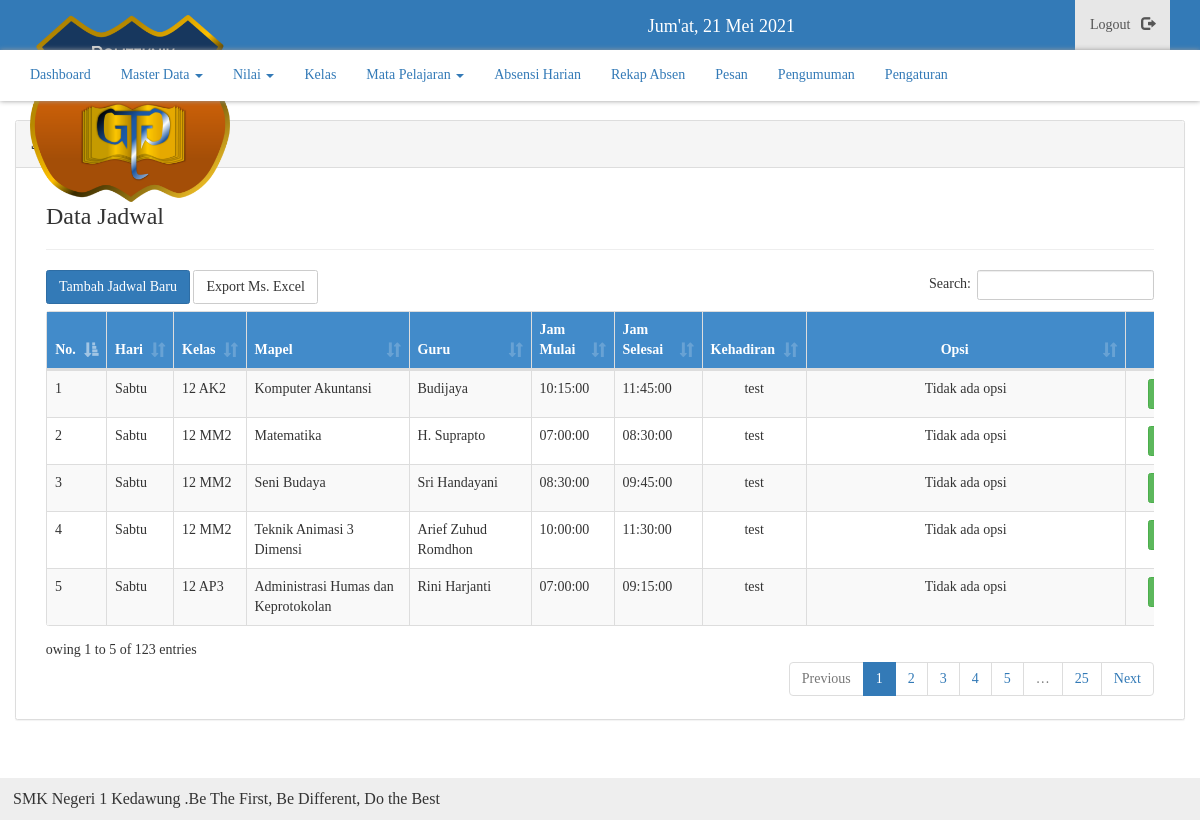
The page /admin/jadwal (signed in) on the database its author committed.
### tables this page shows
CREATE TABLE `tbl_jadwal` (
  `id` int(11) NOT NULL,
  `hari` int(11) NOT NULL,
  `kelas` int(11) NOT NULL,
  `mapel` int(11) NOT NULL,
  `guru` int(11) NOT NULL,
  `jam_mulai` time NOT NULL,
  `jam_selesai` time NOT NULL,
  `kehadiran` int(11) NOT NULL,
  `ds` int(11) NOT NULL
);

CREATE TABLE `tbl_hari` (
  `id` int(11) NOT NULL,
  `nama_hari` varchar(32) NOT NULL,
  `ds` int(11) NOT NULL
);

CREATE TABLE `tbl_kelas` (
  `id` int(11) NOT NULL,
  `nama_kelas` varchar(32) NOT NULL,
  `paket` enum('Akuntansi','Administrasi Perkantoran','Multimedia','Pemasaran','Perbankan','Usaha Perjalanan Wisata') NOT NULL,
  `wali_kelas` varchar(255) NOT NULL,
  `ds` int(11) NOT NULL
);

CREATE TABLE `tbl_mapel` (
  `id` int(11) NOT NULL,
  `kode_mapel` varchar(20) NOT NULL,
  `nama_mapel` varchar(100) NOT NULL,
  `kelas` int(5) NOT NULL,
  `paket` varchar(255) NOT NULL,
  `kelompok` varchar(20) NOT NULL,
  `ds` int(11) NOT NULL
);

CREATE TABLE `tbl_guru` (
  `id` int(11) NOT NULL,
  `id_card` varchar(100) NOT NULL,
  `password` varchar(255) NOT NULL,
  `nip` varchar(100) NOT NULL,
  `nama_guru` varchar(32) NOT NULL,
  `jenis_ptk` enum('Guru','Guru Mapel','Tata Usaha','Tim IT','Lainnya') NOT NULL,
  `wali_kelas` enum('1','0') NOT NULL DEFAULT '0',
  `hadir` varchar(5) NOT NULL DEFAULT '0',
  `izin` varchar(5) NOT NULL DEFAULT '0',
  `tugas` varchar(5) NOT NULL DEFAULT '0',
  `sakit` varchar(5) NOT NULL DEFAULT '0',
  `lain` varchar(5) NOT NULL DEFAULT '0',
  `ds` int(11) NOT NULL,
  `foto` varchar(100) NOT NULL
);

CREATE TABLE `tbl_info` (
  `id` int(11) NOT NULL,
  `isi` text NOT NULL
);

### function/main.php (called while the page is built, shortened)
<?php
function get($sql)
{
	global $link;
	if ($x = mysqli_query($link, $sql) or die(mysqli_error($link))) {
		return $x;
	}
}
function select($column, $table, $params=NULL)
{
	if ($params != NULL) {
		$sql = "SELECT $column FROM $table WHERE $params ";
	} else {
		$sql = "SELECT $column FROM $table ";
	}
	return get($sql);
}
?>

### admin/inc/jadwal.php (the view, shortened to what this page needs)
<?php
$no = 1;
$jadwal = select('*', 'tbl_jadwal', "ds = 0 ORDER BY hari DESC");
?>
<div class="col-md-12">
    <h3>Data Jadwal</h3>
  <hr>
  <div class="scroll">
    <table class="table table-striped table-bordered" id="list-data" border="1px">
    <thead>
      <tr>
        <th class="ctr">No.</th>
        <th class="ctr">Hari</th>
        <th class="ctr">Kelas</th>
        <th>Mapel</th>
        <th>Guru</th>
        <th>Jam Mulai</th>
        <th>Jam Selesai</th>
        <th>Kehadiran</th>
        <th width="280px;" class="ctr">Opsi</th>
        <th width="100px;" class="ctr">Aksi</th>
      </tr>
    </thead>
    <tbody>
      <?php
      if (mysqli_num_rows($jadwal) != 0):
        while ($j = mysqli_fetch_assoc($jadwal)) :
          $sqlhari  = select('nama_hari', 'tbl_hari', "id=".$j["hari"]);
          $h        = mysqli_fetch_assoc($sqlhari);
          $sqlguru  = select('*', 'tbl_guru', "id = ".$j["guru"]);
          $g        = mysqli_fetch_assoc($sqlguru);
          $sqlmapel  = select('nama_mapel', 'tbl_mapel', "id = ".$j["mapel"]);
          $m        = mysqli_fetch_assoc($sqlmapel);
          $sqlkelas  = select('nama_kelas', 'tbl_kelas', "id = ".$j["kelas"]);
          $k        = mysqli_fetch_assoc($sqlkelas);
      ?>
      <tr>
        <td><?= $no++; ?></td>
        <td><?= $h['nama_hari']; ?></td>
        <td><?= $k['nama_kelas']; ?></td>
        <td><?= $m['nama_mapel']; ?></td>
        <td><?= $g['nama_guru']; ?></td>
        <td><?= $j['jam_mulai']; ?></td>
        <td><?= $j['jam_selesai']; ?></td>
        <td class="ctr"><?= "test"; ?></td>
        <td class="ctr">Tidak ada opsi</td>
        <td class="ctr">
          <div class="btn-group" role="group">
            <a href="edit-jadwal/<?= $j['id']; ?>" class="btn btn-sm btn-success">Edit</a>
          </div>
        </td>
      </tr>
    <?php endwhile; ?>
  <?php endif; ?>
      </tbody>
    </table>
  </div>
</div>

### templates/footer.php
<?php
$rt = select("*", "tbl_info", "id=1 LIMIT 1");
$run = mysqli_fetch_assoc($rt);
?>
<footer>
  <marquee>
    <?= $run['isi']; ?>
  </marquee>
</footer>
</body>
</html>

### assets/css/admin.css (style rules this page uses)
* { margin: 0; padding: 0; text-decoration: none; list-style:none; }
body { background-image: url('../../images/wallup.jpg'); background-size: cover; background-attachment: fixed; }
.ctr { text-align: center !important; }
.panel, .table, .btn, .form-control, #sidebar { border-radius: 2.5px !important; }
.scroll { width: 100%; overflow: scroll; height: auto; scrollbar-face-color: #CE7E00; scrollbar-shadow-color: #FFFFFF; scrollbar-highlight-color: #6F4709; scrollbar-3dlight-color: #11111; scrollbar-darkshadow-color: #6F4709; scrollbar-track-color: #FFE8C1; scrollbar-arrow-color: #6F4709; }

### assets/css/style.css (style rules this page uses)
* { margin: 0; padding: 0; text-decoration: none; list-style:none; font-family: "Roboto Slab"; }
body { background-attachment: fixed !important; }
.ctr { text-align: center !important; }
.panel, .table, .btn, .form-control, #sidebar { border-radius: 2.5px !important; }
thead { background: #428bca; color: #fff; }
footer { position: fixed; width: 100% !important; margin-top: 20px; background: #eee; padding: 13px; font-size: 16px; line-height: 16px; bottom: 0 !important; }

### admin/inc/jadwal.php (style rules this page uses)
table.dataTable { width: 110% !important; }

### rows shown on the page
tbl_jadwal: tbl_hari.nama_hari "Sabtu", tbl_kelas.nama_kelas "12 AK2", tbl_mapel.nama_mapel "Komputer Akuntansi", tbl_guru.nama_guru "Budijaya", jam_mulai "10:15:00", jam_selesai "11:45:00"
tbl_jadwal: tbl_hari.nama_hari "Sabtu", tbl_kelas.nama_kelas "12 MM2", tbl_mapel.nama_mapel "Matematika", tbl_guru.nama_guru "H. Suprapto", jam_mulai "07:00:00", jam_selesai "08:30:00"
tbl_jadwal: tbl_hari.nama_hari "Sabtu", tbl_kelas.nama_kelas "12 MM2", tbl_mapel.nama_mapel "Seni Budaya", tbl_guru.nama_guru "Sri Handayani", jam_mulai "08:30:00", jam_selesai "09:45:00"
tbl_jadwal: tbl_hari.nama_hari "Sabtu", tbl_kelas.nama_kelas "12 MM2", tbl_mapel.nama_mapel "Teknik Animasi 3 Dimensi", tbl_guru.nama_guru "Arief Zuhud Romdhon", jam_mulai "10:00:00", jam_selesai "11:30:00"
tbl_jadwal: tbl_hari.nama_hari "Sabtu", tbl_kelas.nama_kelas "12 AP3", tbl_mapel.nama_mapel "Administrasi Humas dan Keprotokolan", tbl_guru.nama_guru "Rini Harjanti", jam_mulai "07:00:00", jam_selesai "09:15:00"
tbl_info: isi "SMK Negeri 1 Kedawung .Be The First, Be Different, Do the Best"
